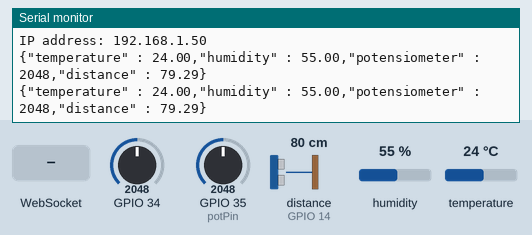
Simulated run of this sketch. Board: ESP32. On the bench: the last lines printed to the serial monitor. Wiring (inferred from the names in the program): ultrasonic range finder: trigger GPIO 12; echo GPIO 14. The inputs (shaded band) are chosen by the test bench; at power-on: distance to the obstacle (sensor on GPIO 14) 80 cm, humidity 55 %, GPIO 35 (potPin) = 2048, temperature 24 °C, GPIO 34 = 2048. The echo pulse lasts 58.3 µs per cm; WiFi joins after 1.5 s; servers stay silent unless stated.

Above: at 3.2 s.
3.3 s: WebSocket text "1" received
At 3.9 s:
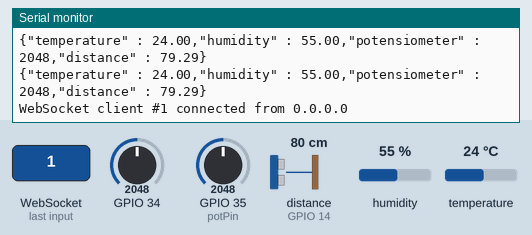
4.8 s: distance to the obstacle (sensor on GPIO 14) set to 2 cm
At 5.9 s:
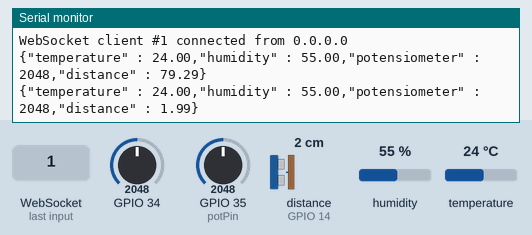
6.3 s: humidity set to 22 %
At 7.6 s:
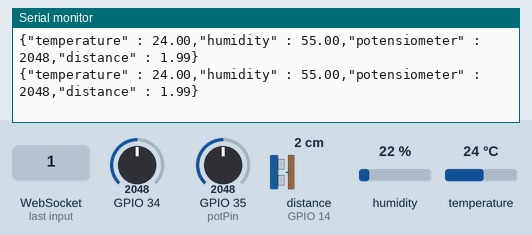
7.8 s: GPIO 35 (potPin) set to 2866
At 8.8 s:
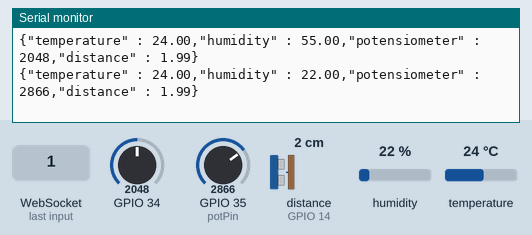
9.3 s: temperature set to 12 °C
At 10.6 s:
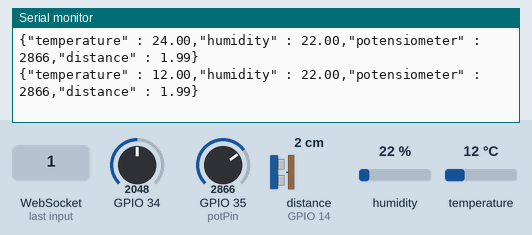
10.8 s: distance to the obstacle (sensor on GPIO 14) set to 4 cm
At 11.6 s:
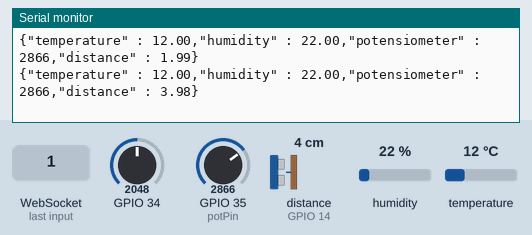
Timing chart, 0 to 13.3 s (numbered marks = the images above; inputs shaded):
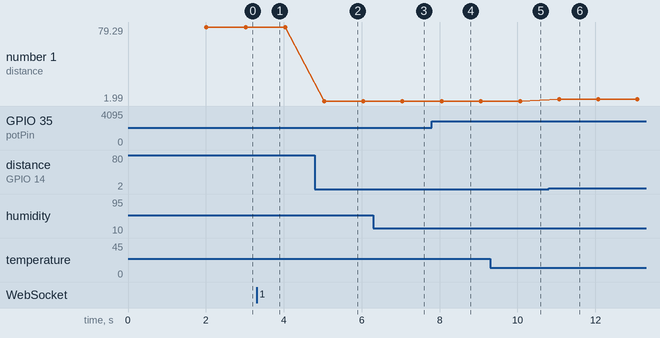

Measured:
- after the input at 3.3 s, the serial monitor: prints a new line at once (image 1)
- after the input at 4.8 s, the serial monitor: prints a new line after 0.24 s (image 2)
- after the input at 7.8 s, the serial monitor: prints a new line after 0.25 s (image 4)
- after the input at 9.3 s, the serial monitor: prints a new line after 0.77 s (image 5)
- after the input at 10.8 s, the serial monitor: prints a new line after 0.27 s (image 6)
- plotted number 1: 79.29 → 1.99 after the input at 4.8 s, 1.99 → 3.98 after the input at 10.8 s

The sketch:

SBM_WEB.ino
```cpp
#include "DHT.h"
#include "WiFi.h"
#include <ESPAsyncWebServer.h>
#include <Adafruit_Sensor.h>

#define DHTPIN 4     // Digital pin connected to the DHT sensor
#define DHTTYPE DHT22   // DHT 22  (AM2302), AM2321
#define TRIGGER_PIN 12
#define ECHO_PIN 14

unsigned long previousMillis = 0;
const unsigned long interval = 1000;

const char* ssid = "testesp32coy";
const char* password = "testuser123";

AsyncWebServer server(80);
AsyncWebSocket ws("/ws");

const int potPin = 35;
int potValue = 0;
float voltage = 0;
float sudut = 0.0;
DHT dht(DHTPIN, DHTTYPE);

const char index_html[] PROGMEM = R"rawliteral(
<!DOCTYPE html>
<html>
<head>
  <title>WebSocket Sensor Data</title>
  <link rel="stylesheet" href="https://use.fontawesome.com/releases/v5.7.2/css/all.css" integrity="sha384-fnmOCqbTlWIlj8LyTjo7mOUStjsKC4pOpQbqyi7RrhN7udi9RwhKkMHpvLbHG9Sr" crossorigin="anonymous">
  <link rel="stylesheet" type="text/css" href="https://cdn.jsdelivr.net/gh/dundorma/SBM-FINALPROJECT-FRONTEND/style.css">
  <script src="http://cdn.rawgit.com/Mikhus/canvas-gauges/gh-pages/download/2.1.7/all/gauge.min.js"></script>
  <script src="https://cdnjs.cloudflare.com/ajax/libs/Chart.js/2.9.4/Chart.js"></script>
</head>
<body>
  <div class="topnav">
    <h1>ESP WEB SERVER GAUGES</h1>
  </div>
  <h1>Sensor Data</h1>
  <div class="content">
    <div class="card-grid">
      <div class="card">
        <p class="card-title">Temperature</p>
        <canvas id="temperature"></canvas>
      </div>
      <div class="card">
        <p class="card-title">Humidity</p>
        <canvas id="humidity"></canvas>
      </div>
      <div class="card">
        <p class="card-title">Velocity</p>
        <canvas id="potensiometer"></canvas>
      </div>
    </div>
  </div>
  <div class="container">
    <div class="card-grid">
      <div class="card">
        <p class="card-title">Jarak dari Benda di Depan</p>
        <p id="distance"></p>
      </div>
      <div class="card">
        <p class="card-title">Sudut Gyro</p>
        <p id="gyro"></p>
      </div>
    </div>
  </div>
  <div class="container">
    <div class="card-grid">
      <div class="card">
        <p class="card-title">Chart Velocity</p>
        <canvas id="chart-velocity"></canvas>
      </div>
    </div>
    <div class="card-grid">
      <div class="card">
        <p class="card-title">Jarak Ditempuh</p>
        <h3 id="jarak-ditempuh"></h3>
      </div>
    </div>
  </div>

  <script defer>
    const websocket = new WebSocket("ws://192.168.43.190/ws");

    var gaugeTemp = new LinearGauge({
    renderTo: 'temperature',
    width: 120,
    height: 400,
    units: "Temperature C",
    minValue: 0,
    startAngle: 90,
    ticksAngle: 180,
    maxValue: 40,
    colorValueBoxRect: "#049faa",
    colorValueBoxRectEnd: "#049faa",
    colorValueBoxBackground: "#f1fbfc",
    valueDec: 2,
    valueInt: 2,
    majorTicks: [
        "0",
        "5",
        "10",
        "15",
        "20",
        "25",
        "30",
        "35",
        "40"
    ],
    minorTicks: 4,
    strokeTicks: true,
    highlights: [
        {
            "from": 30,
            "to": 40,
            "color": "rgba(200, 50, 50, .75)"
        }
    ],
    colorPlate: "#fff",
    colorBarProgress: "#CC2936",
    colorBarProgressEnd: "#049faa",
    borderShadowWidth: 0,
    borders: false,
    needleType: "arrow",
    needleWidth: 2,
    needleCircleSize: 7,
    needleCircleOuter: true,
    needleCircleInner: false,
    animationDuration: 1500,
    animationRule: "linear",
    barWidth: 10,
  }).draw();

  // Create Humidity Gauge
  var gaugeHum = new RadialGauge({
    renderTo: 'humidity',
    width: 300,
    height: 300,
    units: "Humidity (%)",
    minValue: 0,
    maxValue: 100,
    colorValueBoxRect: "#049faa",
    colorValueBoxRectEnd: "#049faa",
    colorValueBoxBackground: "#f1fbfc",
    valueInt: 2,
    majorTicks: [
        "0",
        "20",
        "40",
        "60",
        "80",
        "100"

    ],
    minorTicks: 4,
    strokeTicks: true,
    highlights: [
        {
            "from": 80,
            "to": 100,
            "color": "#03C0C1"
        }
    ],
    colorPlate: "#fff",
    borderShadowWidth: 0,
    borders: false,
    needleType: "line",
    colorNeedle: "#007F80",
    colorNeedleEnd: "#007F80",
    needleWidth: 2,
    needleCircleSize: 3,
    colorNeedleCircleOuter: "#007F80",
    needleCircleOuter: true,
    needleCircleInner: false,
    animationDuration: 1500,
    animationRule: "linear"
  }).draw();

  // Create Humidity Gauge
  var gaugePotensio = new RadialGauge({
    renderTo: 'potensiometer',
    width: 300,
    height: 300,
    units: "Meter / second (m/s)",
    minValue: 0,
    maxValue: 100,
    colorValueBoxRect: "#049faa",
    colorValueBoxRectEnd: "#049faa",
    colorValueBoxBackground: "#f1fbfc",
    valueInt: 2,
    majorTicks: [
        "0",
        "20",
        "40",
        "60",
        "80",
        "100"

    ],
    minorTicks: 4,
    strokeTicks: true,
    highlights: [
        {
            "from": 80,
            "to": 100,
            "color": "#03C0C1"
        }
    ],
    colorPlate: "#fff",
    borderShadowWidth: 0,
    borders: false,
    needleType: "line",
    colorNeedle: "#007F80",
    colorNeedleEnd: "#007F80",
    needleWidth: 2,
    needleCircleSize: 3,
    colorNeedleCircleOuter: "#007F80",
    needleCircleOuter: true,
    needleCircleInner: false,
    animationDuration: 500,
    animationRule: "linear"
  }).draw();

  let xValues = [0];
  let yValues = [0];
  let jarakDitempuh = 0;
  let timer_buff = 1;

  websocket.addEventListener("message", (event) => {
    gaugeTemp.value = JSON.parse(event.data).temperature;
    gaugePotensio.value = JSON.parse(event.data).potensiometer / 40.95;
    gaugeHum.value = JSON.parse(event.data).humidity;

    jarakDitempuh += JSON.parse(event.data).potensiometer / 40.95;

    const distance = document.querySelector("#distance");
    const gyro = document.querySelector("#gyro");
    const jarakDitempuhHTML = document.querySelector("#jarak-ditempuh");
    distance.innerHTML = JSON.parse(event.data).distance;
    jarakDitempuhHTML.innerHTML = jarakDitempuh;
    // gyro.innerHTML = JSON.parse(event.data).gyro;


    /// Velocity Chart
    xValues.push(timer_buff);
    yValues.push(JSON.parse(event.data).potensiometer / 40.95);
    timer_buff +=1;
    new Chart("chart-velocity", {
      type: "line",
      data: {
        labels: xValues.slice(-30),
        datasets: [{
          data: yValues.slice(-30),
          borderColor: "red",
          fill: false
        }]
      },
      options: {
        legend: {display: false},
        animation: false
      }
    });

  });
  </script>
</body>
</html>
)rawliteral";

void onEvent(AsyncWebSocket *server, AsyncWebSocketClient *client, AwsEventType type,
  void *arg, uint8_t *data, size_t len) {
  switch (type) {
    case WS_EVT_CONNECT:
      Serial.printf("WebSocket client #%u connected from %s\n", client->id(), client->remoteIP().toString().c_str());
      break;
    case WS_EVT_DISCONNECT:
      Serial.printf("WebSocket client #%u disconnected\n", client->id());
      break;
  }
}

void initWebSocket() {
  ws.onEvent(onEvent);
  server.addHandler(&ws);
}

void setup() {
  dht.begin();
  Serial.begin(115200);
  WiFi.begin(ssid, password);

  while (WiFi.status() != WL_CONNECTED) {
    delay(1000);
    Serial.println("Connecting to WiFi...");
  }

  Serial.println("Connected to WiFi");
  Serial.print("IP address: ");
  Serial.println(WiFi.localIP());

  server.on("/", HTTP_GET, [](AsyncWebServerRequest *request) {
    request->send_P(200, "text/html", index_html);
  });

  DefaultHeaders::Instance().addHeader("Access-Control-Allow-Origin", "*");
  server.begin();
  initWebSocket();

  pinMode(TRIGGER_PIN, OUTPUT);
  pinMode(ECHO_PIN, INPUT);
}

float h = 0, t = 0;
float hbuff = h;
float tbuff = t;

void loop() {
  ws.cleanupClients();

  potValue = analogRead(potPin);
  int sensorValue = analogRead(34);
  voltage = sensorValue * (3.3 / 4095.0);

  h = dht.readHumidity();
  t = dht.readTemperature();

  // Trigger the ultrasonic sensor
  digitalWrite(TRIGGER_PIN, LOW);
  delayMicroseconds(5);
  digitalWrite(TRIGGER_PIN, HIGH);
  delayMicroseconds(20);
  digitalWrite(TRIGGER_PIN, LOW);

  // Measure the echo pulse duration
  long duration = pulseIn(ECHO_PIN, HIGH);

  // Convert the pulse duration to distance
  float distance = duration * 0.034 / 2;

  if(!isnan(t)) {
    tbuff = t;
  }

  if(!isnan(h)) {
    hbuff = h;
  }

  String webSocketOutput = "";
  webSocketOutput += "{";
  webSocketOutput += "\"temperature\" : ";
  webSocketOutput += tbuff;
  webSocketOutput += ",";
  webSocketOutput += "\"humidity\" : ";
  webSocketOutput += hbuff;
  webSocketOutput += ",";
  webSocketOutput += "\"potensiometer\" : ";
  webSocketOutput += potValue;
  webSocketOutput += ",";
  webSocketOutput += "\"distance\" : ";
  webSocketOutput += distance;
  // TODO: ADD PUSH BUTTON TILT IMPLEMENTATION
  // webSocketOutput += ",";
  // webSocketOutput += "\"gyro\" : ";
  // webSocketOutput += gyro;
  webSocketOutput += "}";

  ws.textAll(webSocketOutput);
  Serial.println(webSocketOutput);
  delay(1000);
}
```
